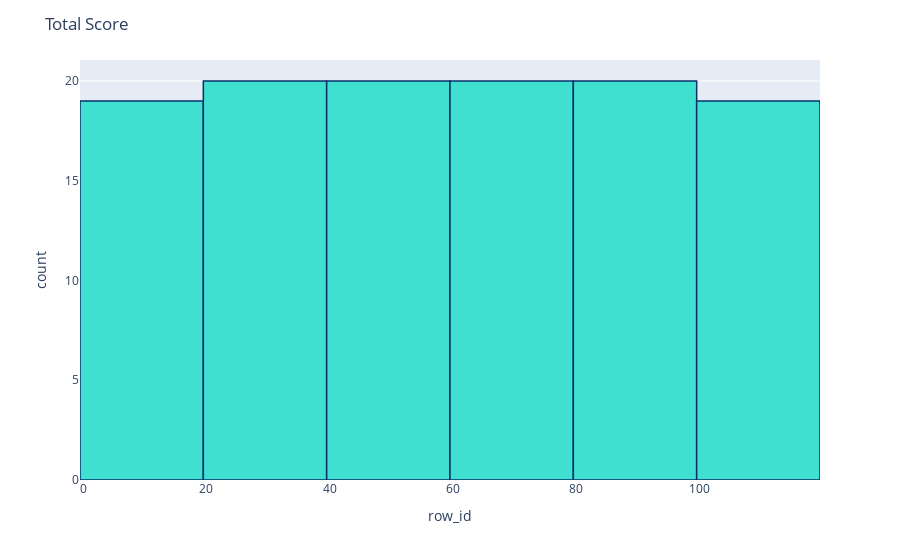

The notebook cell this image was saved under:
### Code cell
import matplotlib.pyplot as plt
import seaborn as sns
color = sns.color_palette()
%matplotlib inline
import plotly.offline as py
py.init_notebook_mode(connected=True)
import plotly.graph_objs as go
import plotly.tools as tls
import plotly.express as px
# Product Scores
fig = px.histogram(df, x="row_id")
fig.update_traces(marker_color="turquoise",marker_line_color='rgb(8,48,107)',
                  marker_line_width=1.5)
fig.update_layout(title_text='Total Score')
fig.show()

### Figure 1 — Plotly figure (JSON) as saved in the notebook; plotly's stock layout.template omitted (floating-point values rounded to 4 significant figures)
{"data": [{"alignmentgroup": "True", "bingroup": "x", "hovertemplate": "row_id=%{x}<br>count=%{y}<extra></extra>", "legendgroup": "", "marker": {"color": "turquoise", "line": {"color": "rgb(8,48,107)", "width": 1.5}, "pattern": {"shape": ""}}, "name": "", "offsetgroup": "", "orientation": "v", "showlegend": false, "type": "histogram", "x": [1, 2, 3, 4, 5, 6, 7, 8, 9, 10, 11, 12, 13, 14, 15, 16, 17, 18, 19, 20, 21, 22, 23, 24, 25, 26, 27, 28, 29, 30, 31, 32, 33, 34, 35, 36, 37, 38, 39, 40, 41, 42, 43, 44, 45, 46, 47, 48, 49, 50, 51, 52, 53, 54, 55, 56, 57, 58, 59, 60, 61, 62, 63, 64, 65, 66, 67, 68, 69, 70, 71, 72, 73, 74, 75, 76, 77, 78, 79, 80, 81, 82, 83, 84, 85, 86, 87, 88, 89, 90, 91, 92, 93, 94, 95, 96, 97, 98, 99, 100, 101, 102, 103, 104, 105, 106, 107, 108, 109, 110, 111, 112, 113, 114, 115, 116, 117, 118], "xaxis": "x", "yaxis": "y"}], "layout": {"barmode": "relative", "legend": {"tracegroupgap": 0}, "margin": {"t": 60}, "title": {"text": "Total Score"}, "xaxis": {"anchor": "y", "domain": [0, 1], "title": {"text": "row_id"}}, "yaxis": {"anchor": "x", "domain": [0, 1], "title": {"text": "count"}}}}
